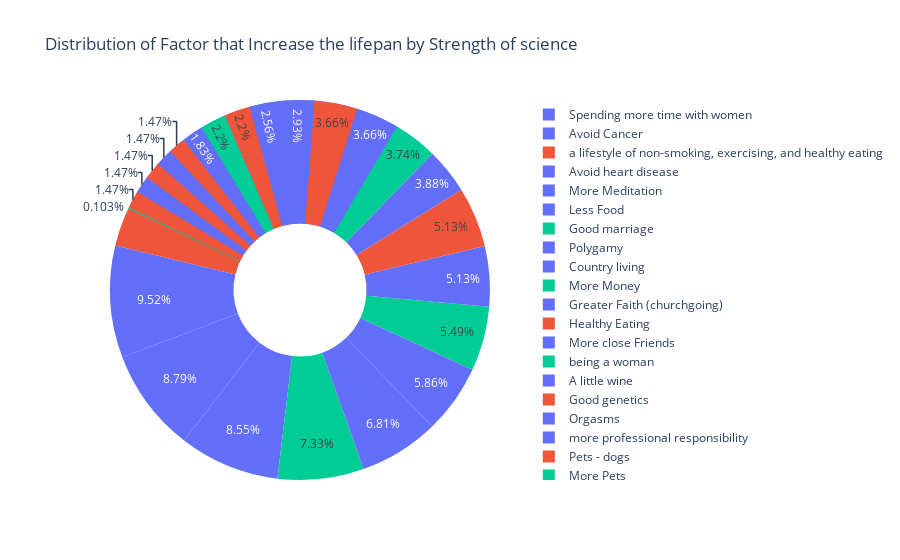

Notebook code for this chart:
### Markdown cell above
## Create a Pie chart

### Code cell
fig_pie = px.pie(
    positive_effect_data_sorted,
    names = 'Factor',
    values = 'Years gained / lost',
    color = 'strength of science?',
    title = 'Distribution of Factor that Increase the lifepan by Strength of science',
    hole = 0.35
)

fig_pie.show()

### Figure 1 — Plotly figure (JSON) as saved in the notebook; plotly's stock layout.template omitted (floating-point values rounded to 4 significant figures)
{"data": [{"customdata": [["suggestive"], ["suggestive"], ["strong"], ["suggestive"], ["suggestive"], ["suggestive"], ["good"], ["suggestive"], ["suggestive"], ["good"], ["suggestive"], ["strong"], ["suggestive"], ["good"], ["suggestive"], ["strong"], ["suggestive"], ["suggestive"], ["strong"], ["good"], ["suggestive"], ["strong"], ["suggestive"], ["strong"], ["suggestive"], ["strong"], ["good"], ["good"], ["suggestive"], ["good"], ["strong"]], "domain": {"x": [0, 1], "y": [0, 1]}, "hole": 0.35, "hovertemplate": "Factor=%{label}<br>Years gained / lost=%{value}<br>strength of science?=%{customdata[0]}<extra></extra>", "labels": ["Spending more time with women ", "Avoid Cancer", "a lifestyle of non-smoking, exercising, and healthy eating", "Avoid heart disease", "More Meditation", "Less Food", "Good marriage", "Polygamy", "Country living", "More Money", "Greater Faith (churchgoing)", "Healthy Eating", "More close Friends", "being a woman", "A little wine", "Good genetics", "Orgasms", "more professional responsibility", "Pets - dogs", "More Pets", "More conscientious & stable", "Living at high altitude", "More Optimism", "More Exercise", "A little alcohol", "A little exercise", "More Health Checks #2", "Red Meat", "City living", "Alcohol (heavy abuse)", "Mental Illness"], "legendgroup": "", "marker": {"colors": ["#636efa", "#636efa", "#EF553B", "#636efa", "#636efa", "#636efa", "#00cc96", "#636efa", "#636efa", "#00cc96", "#636efa", "#EF553B", "#636efa", "#00cc96", "#636efa", "#EF553B", "#636efa", "#636efa", "#EF553B", "#00cc96", "#636efa", "#EF553B", "#636efa", "#EF553B", "#636efa", "#EF553B", "#00cc96", "#00cc96", "#636efa", "#00cc96", "#EF553B"]}, "name": "", "showlegend": true, "type": "pie", "values": [15.0, 15.0, 14.0, 13.0, 12.0, 11.67, 10.0, 9.3, 8.0, 7.5, 7.0, 7.0, 5.3, 5.1, 5.0, 5.0, 4.0, 3.5, 3.0, 3.0, 2.5, 2.0, 2.0, 2.0, 2.0, 2.0, 0.14, -1.0, -2.5, -11.0, -25.0]}], "layout": {"legend": {"tracegroupgap": 0}, "title": {"text": "Distribution of Factor that Increase the lifepan by Strength of science"}}}
